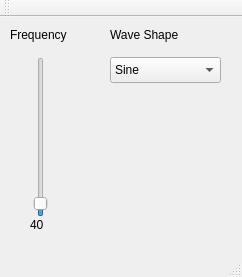
<?xml version="1.0" encoding="UTF-8"?>
<ui version="4.0">
 <class>MainWindow</class>
 <widget class="QMainWindow" name="MainWindow">
  <property name="geometry">
   <rect>
    <x>0</x>
    <y>0</y>
    <width>242</width>
    <height>277</height>
   </rect>
  </property>
  <property name="windowTitle">
   <string>Ring Mod</string>
  </property>
  <widget class="QWidget" name="centralWidget">
   <widget class="QSlider" name="vsFreq">
    <property name="geometry">
     <rect>
      <x>30</x>
      <y>40</y>
      <width>22</width>
      <height>160</height>
     </rect>
    </property>
    <property name="minimum">
     <number>1</number>
    </property>
    <property name="maximum">
     <number>1000</number>
    </property>
    <property name="value">
     <number>40</number>
    </property>
    <property name="orientation">
     <enum>Qt::Vertical</enum>
    </property>
   </widget>
   <widget class="QComboBox" name="cbWaveShape">
    <property name="geometry">
     <rect>
      <x>110</x>
      <y>40</y>
      <width>111</width>
      <height>26</height>
     </rect>
    </property>
    <item>
     <property name="text">
      <string>Sine</string>
     </property>
    </item>
    <item>
     <property name="text">
      <string>Saw</string>
     </property>
    </item>
    <item>
     <property name="text">
      <string>Triangle</string>
     </property>
    </item>
   </widget>
   <widget class="QLabel" name="label">
    <property name="geometry">
     <rect>
      <x>10</x>
      <y>10</y>
      <width>71</width>
      <height>16</height>
     </rect>
    </property>
    <property name="text">
     <string>Frequency</string>
    </property>
   </widget>
   <widget class="QLabel" name="label_2">
    <property name="geometry">
     <rect>
      <x>110</x>
      <y>10</y>
      <width>81</width>
      <height>16</height>
     </rect>
    </property>
    <property name="text">
     <string>Wave Shape</string>
    </property>
   </widget>
   <widget class="QLabel" name="lbFreq">
    <property name="geometry">
     <rect>
      <x>30</x>
      <y>200</y>
      <width>41</width>
      <height>16</height>
     </rect>
    </property>
    <property name="text">
     <string>40</string>
    </property>
   </widget>
  </widget>
  <widget class="QMenuBar" name="menuBar">
   <property name="geometry">
    <rect>
     <x>0</x>
     <y>0</y>
     <width>242</width>
     <height>22</height>
    </rect>
   </property>
  </widget>
  <widget class="QToolBar" name="mainToolBar">
   <attribute name="toolBarArea">
    <enum>TopToolBarArea</enum>
   </attribute>
   <attribute name="toolBarBreak">
    <bool>false</bool>
   </attribute>
  </widget>
  <widget class="QStatusBar" name="statusBar"/>
 </widget>
 <layoutdefault spacing="6" margin="11"/>
 <resources/>
 <connections/>
</ui>
